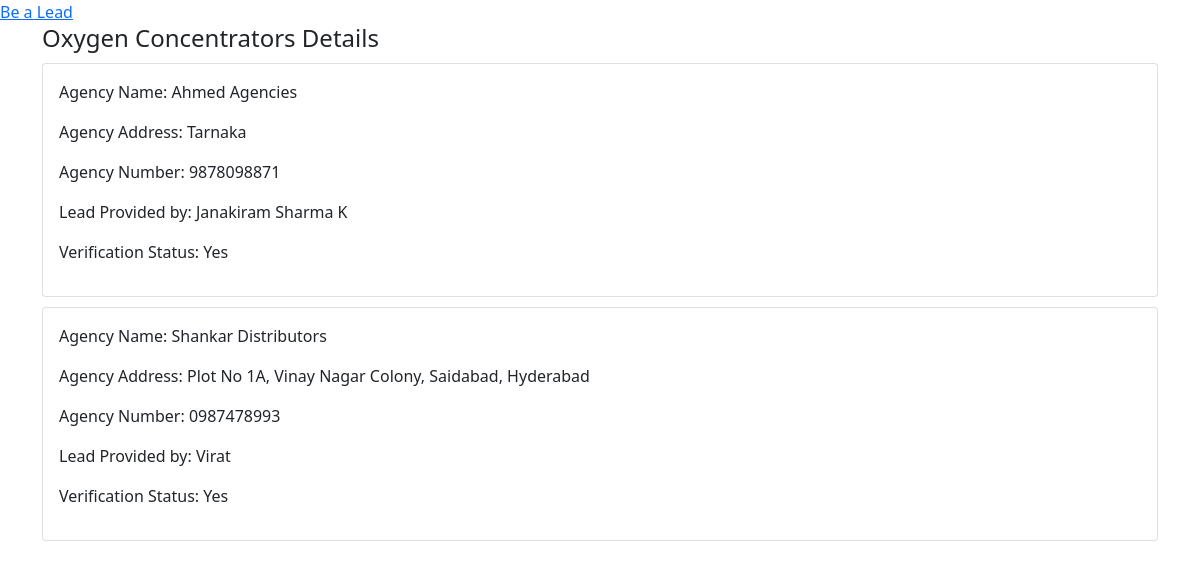
Screenshot of /home/oxygen with the database file from the repository.
### covidapp/models.py (models this page shows)
class Oxygen(models.Model):
    leadname=models.CharField(max_length=1000)
    agencyname=models.CharField(max_length=10000)
    agencyaddress=models.CharField(max_length=10000000)
    agencyphone=models.CharField(max_length=10)
    verified=models.CharField(max_length=3)

### covidapp/views.py (the view)
# urls.py: path('home/oxygen',views.OxygenView,name="oxygen"),
def OxygenView(request):
    details=Oxygen.objects.all()
    detailsofoxygen={'details':details}
    return render(request,'oxygen.html',detailsofoxygen)

### templates/oxygen.html (shortened to what this page needs)
<head>
    <link href="https://cdn.jsdelivr.net/npm/bootstrap@5.0.1/dist/css/bootstrap.min.css" rel="stylesheet">
<link rel="stylesheet" href="https://use.fontawesome.com/releases/v5.15.3/css/all.css">
</head>
<nav><a href="../oxygen-form">Be a Lead</a></nav>
<div class="container">
    <div class="heading">
        <h4>Oxygen Concentrators Details</h4>
    </div>
            {% for detail in details %}
            <div class="card" id="display-card">
                <div class="card-body">
    <p>Agency Name: {{detail.agencyname}}</p>
    <p>Agency Address: {{detail.agencyaddress}}</p>
    <p>Agency Number: {{detail.agencyphone}}</p>
    <p>Lead Provided by: {{detail.leadname}}</p>
    <p>Verification Status: {{detail.verified}}</p>
</div>
</div>
    {% endfor %}
</div>

### templates/oxygen.html (style rules this page uses)
#display-card { margin-top: 10px; }

### rows the page displays
Oxygen: agencyname "Ahmed Agencies", agencyaddress "Tarnaka", agencyphone "9878098871", leadname "Janakiram Sharma K", verified "Yes"
Oxygen: agencyname "Shankar Distributors", agencyaddress "Plot No 1A, Vinay Nagar Colony, Saidabad, Hyderabad", agencyphone "0987478993", leadname "Virat", verified "Yes"
